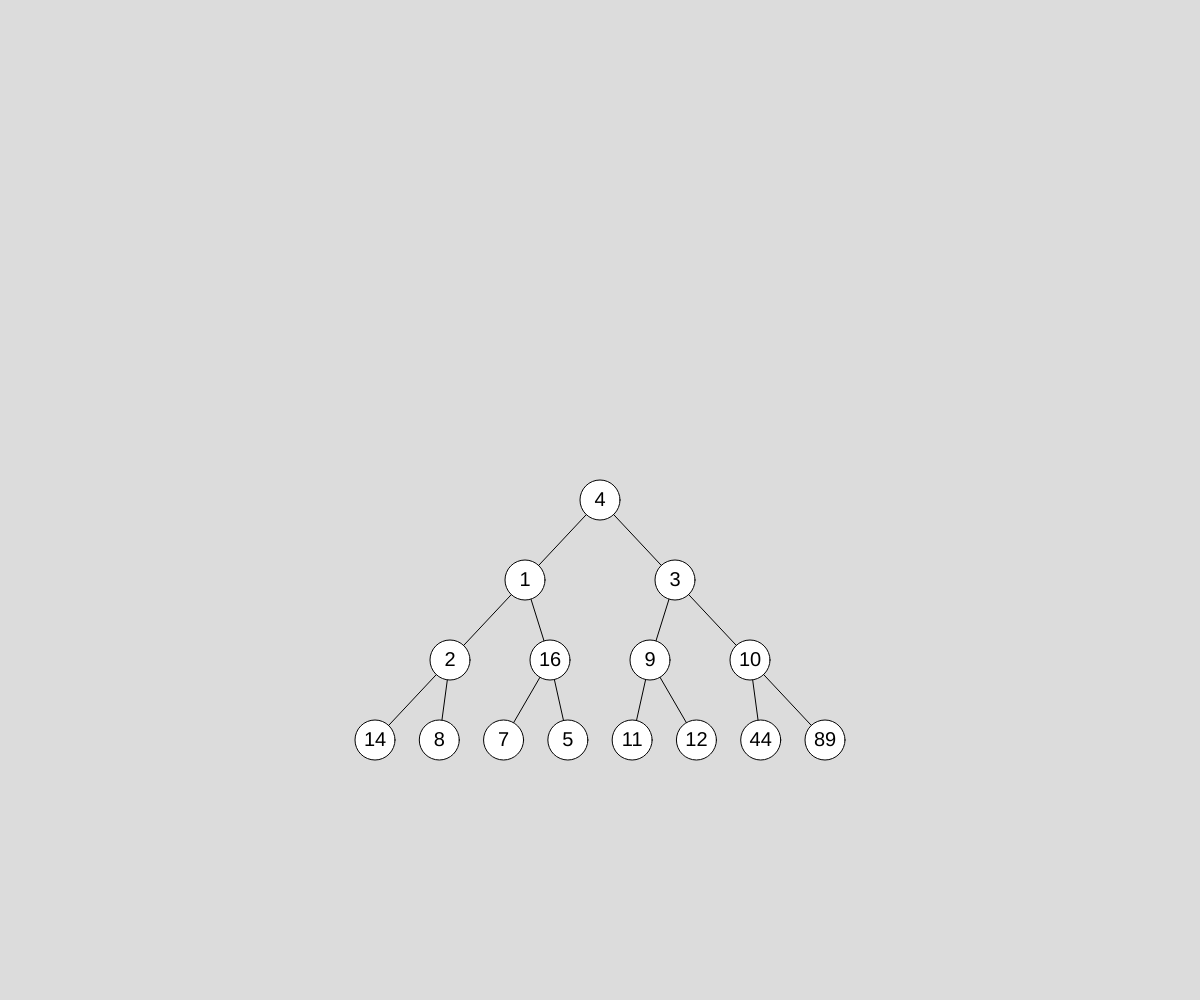
Frame 1 (no input)
Frame 60 (no input): identical to frame 1, image omitted
Frame 120 (the mouse pressed at the canvas centre since frame 60): identical to frame 1, image omitted

The p5.js sketch that drew this single still picture (run headless with seeded random() and noise() and a simulated clock; from frame 60 on, the mouse is pressed at the canvas centre):

// p5.js sketch
// ── sketch.js
heapArr = [4, 1, 3, 2, 16, 9, 10, 14, 8, 7, 5, 11, 12, 44, 89]

function setup() {
  createCanvas(windowWidth, windowHeight);
}

function draw() {
  background(220);

  drawCompleteBinaryTree(window, {rootX: windowWidth/2, rootY: windowHeight/2, nodeValues: heapArr});
}

function windowResized() {
  resizeCanvas(windowWidth, windowHeight);
}
// ── completeBinaryTree.js
/**
 * 
 * @param {import('p5')} p 
 * @param {object} options
 * @param {number} options.x
 * @param {number} options.y 
 * @param {number} options.diameter
 * @param {number|string} options.txt
 */
function drawNode(p = window, { x = 0, y = 0, diameter = 10, txt = '' }) {
    p.push();

    p.circle(x, y, diameter);

    p.textAlign(CENTER, CENTER);
    p.textSize(diameter / 2);
    p.text(txt, x, y);

    p.pop();
}

/**
 * 
 * @param {import('p5')} p 
 * @param {object} options
 * @param {number} options.rootX
 * @param {number} options.rootY
 * @param {number[] | string[]} options.nodeValues
 */
function drawCompleteBinaryTree(p = window, { rootX = 0, rootY = 0, nodeValues = [] }) {
    p.push();

    let level, numItemsInLevel;
    let dotPoses = [{x: rootX, y: rootY}];
    
    for (let i = 1; i < nodeValues.length; i++) {
        level = Math.floor(Math.log2(i + 1)); // determines the y value
        numItemsInLevel = Math.pow(2, level);

        let numItemsTillLastLevel = Math.pow(2, level) - 1;
        let indexInRow = i - numItemsTillLastLevel; // determines the x value

        y = rootY + 80 * level;
        x = rootX + (150 * (indexInRow - (numItemsInLevel - 1) / 2) * level / (numItemsInLevel - 1));

        dotPoses.push({ x, y });

        parentX = dotPoses[Math.floor((i + 1) / 2) - 1].x;
        parentY = dotPoses[Math.floor((i + 1) / 2) - 1].y;
        p.line(x, y, parentX, parentY);
    }

    for (let i = 0; i< nodeValues.length; i++) {
        drawNode(p, {x: dotPoses[i].x, y: dotPoses[i].y, diameter: 40, txt: nodeValues[i]});
    }

    p.pop();
}
